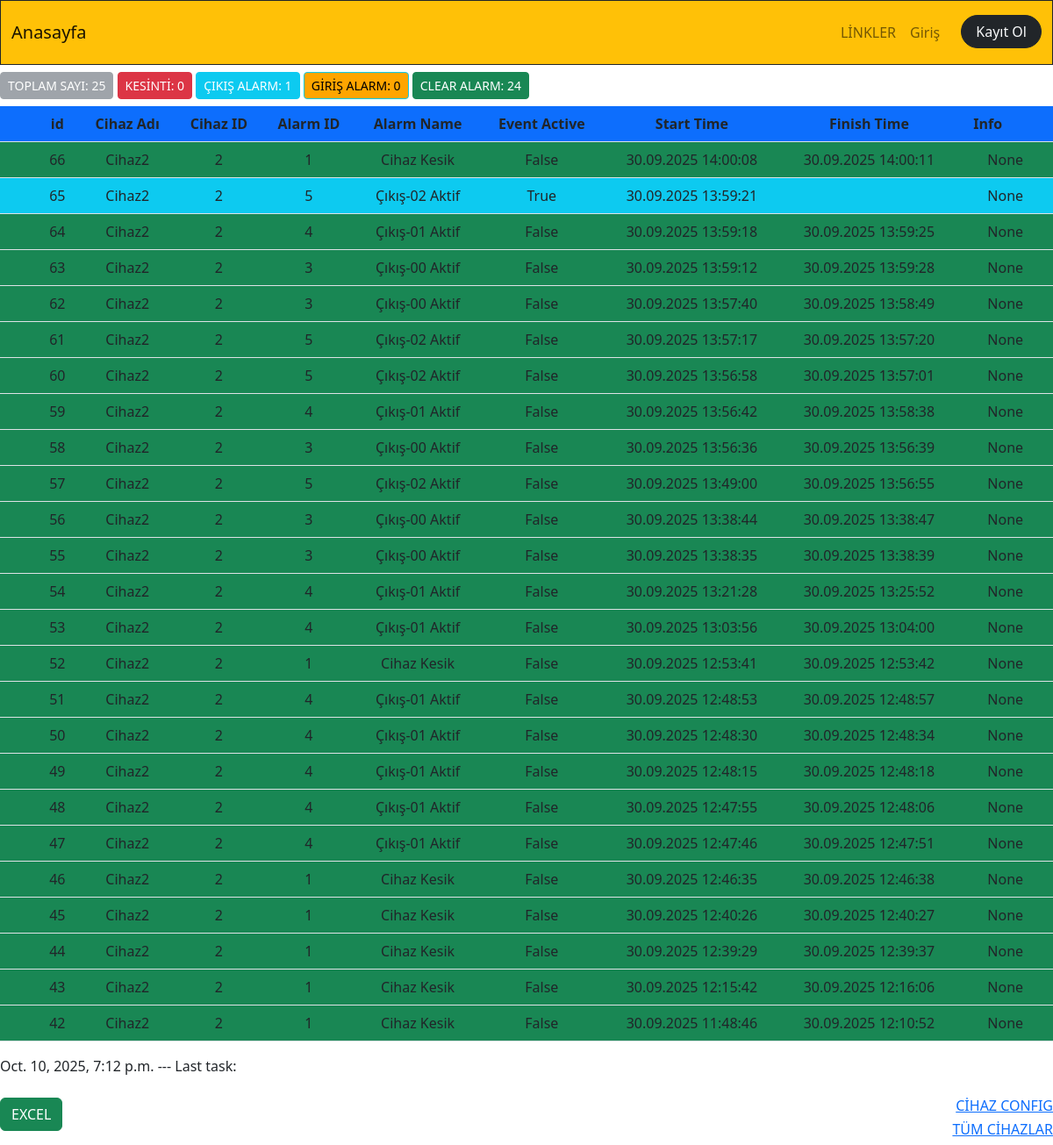
/scheduler_cihaz, run on an earlier commit of the app's database.
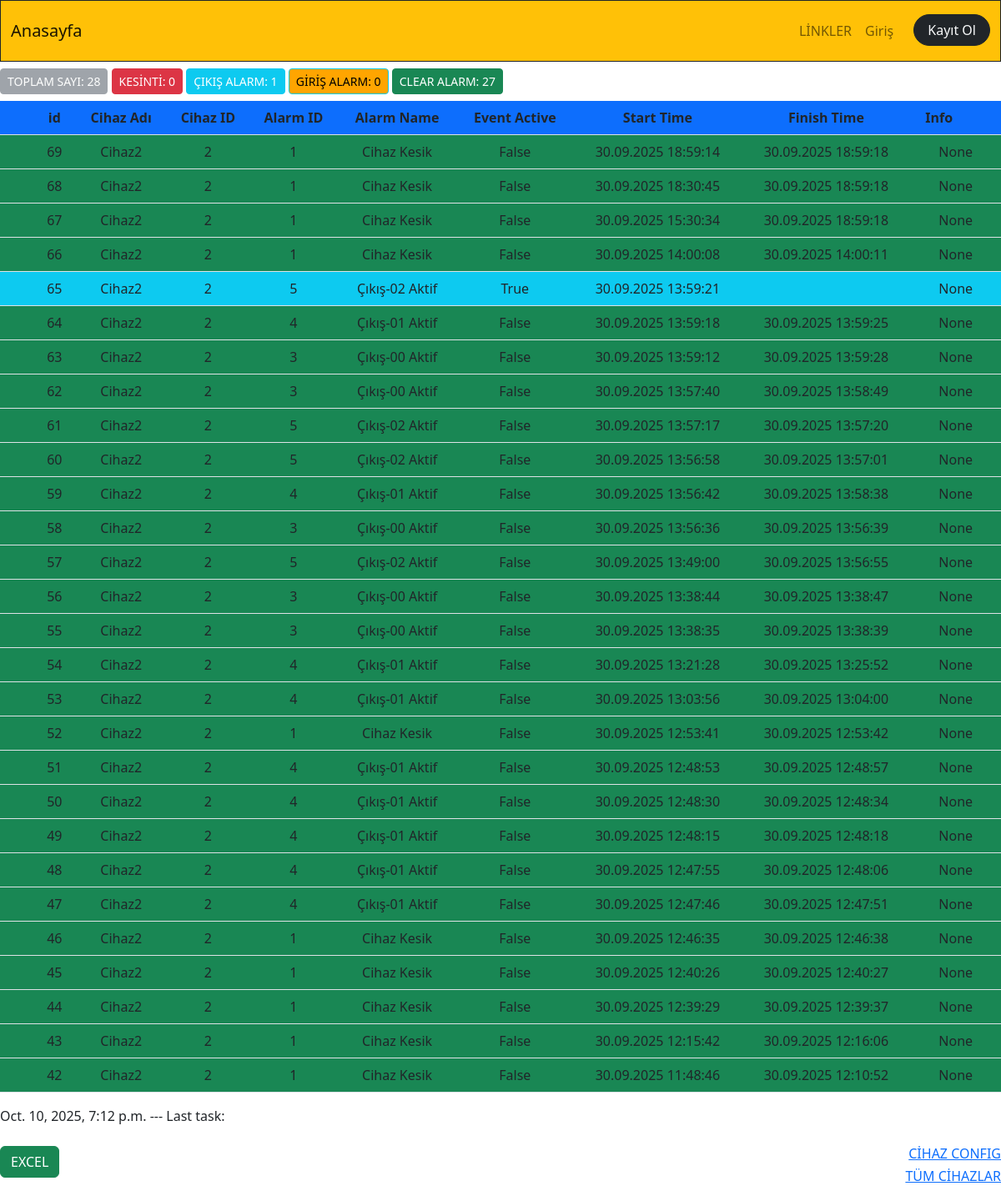
And on a later commit of the database.
### app_monitor/models.py (models this page shows, shortened)
class Event(models.Model):
    id=models.BigAutoField(primary_key=True,db_column='ID')
    device_id=models.ForeignKey(Device,on_delete=models.CASCADE,null=True, blank=True)
    device_name=models.CharField(blank=True,null=True, max_length=50)
    alarm_id=models.ForeignKey(Alarm,on_delete=models.CASCADE,null=True, blank=True)
    alarm_name=models.CharField(blank=True,null=True, max_length=50)
    event_active=models.BooleanField(default=True) #alarm devam ediyor mu?  241225
    start_time=models.DateTimeField(blank=True,null=True)
    finish_time=models.DateTimeField(blank=True,null=True)
    info=models.CharField(blank=True,null=True, max_length=50)

class Device(models.Model):
    device_id=models.IntegerField(primary_key=True,db_column='ID')
    device_name=models.CharField(blank=True,null=True, max_length=20)
    device_ip=models.CharField(blank=True,null=True, max_length=20)
    device_port=models.IntegerField(blank=True,null=True)
    device_function=models.CharField(blank=True,null=True, max_length=20)
    device_state=models.BooleanField(blank=True,null=True,default=False) #241225
    def __str__(self):
        return(f"{self.device_id}")

class Alarm(models.Model):
    id=models.BigAutoField(primary_key=True,db_column='ID')
    alarm_id=models.IntegerField(blank=True,null=True)
    alarm_name=models.CharField(blank=True,null=True, max_length=50)
    def __str__(self):
        return f"{self.alarm_id}"

### app_monitor/views.py (the view)
# urls.py: path('scheduler_cihaz',scheduler_cihaz,name="scheduler_cihaz"),
def scheduler_cihaz(request):
    print("SCHEDULER_CIHAZ GIRDI...")
    datetime_now=datetime.now()
    devices_all=Device.objects.all()
    events=Event.objects.all()[::-1]
    for device in devices_all:
        pass
    events=Event.objects.all()[::-1][:50]
    events_total_count=Event.objects.all().count()
    events_alarm1_count=Event.objects.filter(alarm_id=1).filter(event_active=True).count()
    events_alarm2_count=Event.objects.filter(Q(alarm_id=2)|Q(alarm_id=3)|Q(alarm_id=4)|Q(alarm_id=5)|Q(alarm_id=6)).filter(event_active=True).count()
    events_alarm3_count=Event.objects.filter(Q(alarm_id=7)|Q(alarm_id=8)|Q(alarm_id=9)|Q(alarm_id=10)).filter(event_active=True).count()
    events_clear_count=Event.objects.filter(event_active=False).count()
    context=dict(
        events=events,
        events_total_count=events_total_count,
        events_alarm1_count=events_alarm1_count,
        events_alarm2_count=events_alarm2_count,
        events_alarm3_count=events_alarm3_count,
        events_clear_count=events_clear_count,
        datetime_now=datetime_now,
    )
    return render(request,"app_monitor/events.html",context)

### app_monitor/templates/app_monitor/events.html (shortened to what this page needs)
{% extends "core/base.html" %}
{% block content %}
<div>
<div class="container-fluid p-0">
       <div id="alarm-sayilari" class="row d-flex ">
        <div class="col-sm-12">
            <label class="btn btn-secondary btn-sm my-2" for="btn-check-all">TOPLAM SAYI: {{events_total_count}} </label>
            <label class="btn btn-danger btn-sm my-2" for="btn-check-alarm1">KESİNTİ: {{events_alarm1_count}} </label>
            <label class="btn btn-info btn-sm text-white my-2"  for="btn-check-alarm2">ÇIKIŞ ALARM: {{events_alarm2_count}} </label>
            <label class="btn btn-info btn-sm text- my-2" style="background-color:orange" for="btn-check-alarm3">GİRİŞ ALARM: {{events_alarm3_count}} </label>
            <label class="btn btn-success btn-sm my-2" for="btn-check-alarm-clear">CLEAR ALARM: {{events_clear_count}} </label>
        </div>
      </div>
<div class="event_container">
<table class="table table-hover" data-click-to-select="true">
    <thead>
       <tr class="bg-primary px-5">
         <th class="ps-5" scope="col">id</th>
         <th scope="col">Cihaz Adı</th>
         <th scope="col">Cihaz ID</th>
         <th scope="col">Alarm ID</th>
         <th scope="col">Alarm Name</th>
         <th scope="col">Event Active</th>
         <th scope="col">Start Time</th>
         <th scope="col">Finish Time</th>
         <th class="pe-5" scope="col">Info</th>
       </tr>
     </thead>
   <tbody>
    {% for event in events %}
     <tr
     {% comment %} {% if event.event_active and event.alarm_id is 1 %}class="bg-danger ps-5"{% else %}class="bg-success"{% endif %}  {% endcomment %}
     {% if event.event_active and event.alarm_id.alarm_id is 5 %}class="bg-info ps-5"{% endif %}
     {% if not event.event_active  %}class="bg-success ps-5"{% endif %}
     style="margin:20%" >
       <td class="ps-5" >{{event.id}}</td>
       <td >{{event.device_name}}</td>
       <td >{{event.device_id}}</td>
       <td >{{event.alarm_id}}</td>
       <td >{{event.alarm_id.alarm_name}}</td>
       <td > {{event.event_active}}</td>
       <td >{{event.start_time|date:"d.m.Y"}} {{event.start_time|time:"H:i:s"}}</td>
       <td >{{event.finish_time|date:"d.m.Y"}} {{event.finish_time|time:"H:i:s"}}</td>
       <td >{{event.info}}</td>
     </tr>
     {% endfor %}
   </tbody>
  </table>
  {{datetime_now}}  --- Last task: {{completed_task_time}}
</div>
</div>
<br>
<div class="row">
    <div class="col-sm-6">
     <a href="/app_monitor/export_to_excel_event_all"> <button class="btn btn-success ">EXCEL</button> </a>
    </div>
    <div class="col-sm-6 text-end">
      <h6 class=""><a href="arduino_serial_local-all" target="_blank">CİHAZ CONFIG</a> </h6>
      <h6 class="" ><a href="/app_monitor/cihazlar_tum" target="_blank">TÜM CİHAZLAR</a>  </h6>
    </div>
  </div>
{% endblock content %}

What changed in the data, as far as the page shows it:
added Event: id "69", device_name "Cihaz2", device_id "2", alarm_id "1", alarm_id.alarm_name "Cihaz Kesik", event_active "False", start_time "30.09.2025", start_time "18:59:14", finish_time "30.09.2025", finish_time "18:59:18", info "None"
added Event: id "68", device_name "Cihaz2", device_id "2", alarm_id "1", alarm_id.alarm_name "Cihaz Kesik", event_active "False", start_time "30.09.2025", start_time "18:30:45", finish_time "30.09.2025", finish_time "18:59:18", info "None"
added Event: id "67", device_name "Cihaz2", device_id "2", alarm_id "1", alarm_id.alarm_name "Cihaz Kesik", event_active "False", start_time "30.09.2025", start_time "15:30:34", finish_time "30.09.2025", finish_time "18:59:18", info "None"
Also different on the page:
{{ events_total_count }}: "25" → "28"
{{ events_clear_count }}: "24" → "27"
